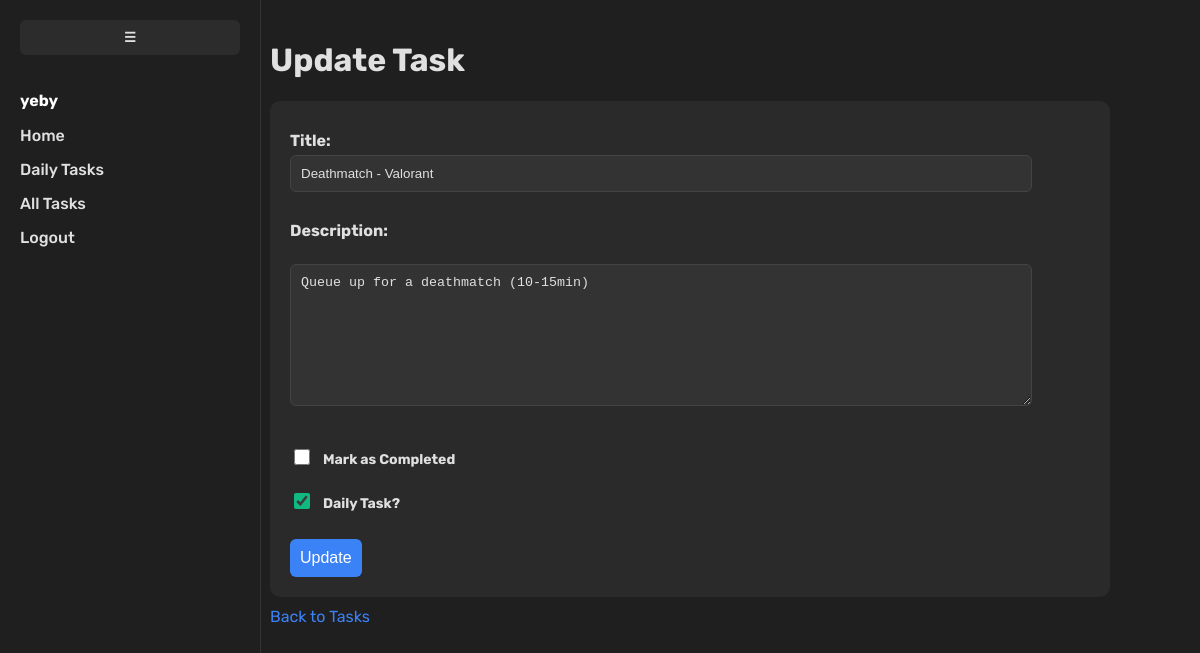
Screenshot of /tasks/4/update/ (signed in) with the database file from the repository.
### tasks/models.py (models this page shows, shortened)
class Task(models.Model):
    user = models.ForeignKey(User, on_delete=models.CASCADE)
    title = models.CharField(max_length=255)
    description = models.TextField(blank=True)
    created_at = models.DateTimeField(auto_now_add=True)
    completed = models.BooleanField(default=False)
    is_daily = models.BooleanField(default=False)
    completed_at = models.DateTimeField(null=True, blank=True)

### tasks/views.py (the view, shortened to what this page needs)
# urls.py: path('<int:task_id>/update/', views.task_update, name='task_update'),
@login_required
def task_update(request, task_id):
    task = get_object_or_404(Task, id=task_id, user=request.user)
    return render(request, 'tasks/task_update.html', {'task': task})

### templates/tasks/task_update.html (shortened to what this page needs)
{% load static %}
<!DOCTYPE html>
<html>
    <head>
        <link rel="stylesheet" type="text/css" href="{% static 'css/style.css' %}">
        <link rel="stylesheet" type="text/css" href="{% static 'css/forms.css' %}">
    </head>
    <body>
        {% include 'partials/navbar.html' %}
        <div class="content">
            <h1>Update Task</h1>
            <form method="POST" class="task-form">
                <label>Title:</label>
                <input type="text" name="title" value="{{ task.title }}" required><br><br>
                <label>Description:</label><br>
                <textarea name="description" rows="8">{{ task.description }}</textarea><br><br>
                <div class="checkbox-row">
                    <input type="checkbox" id="completed" name="completed" {% if task.completed %}checked{% endif %}>
                    <label for="completed">Mark as Completed</label>
                </div>
                <div class="checkbox-row">
                    <input type="checkbox" id="is_daily" name="is_daily" {% if task.is_daily %}checked{% endif %}>
                    <label for="is_daily">Daily Task?</label>
                </div>
                <button type="submit">Update</button>
            </form>
            <a href="{% url 'task_list' %}">Back to Tasks</a>
        </div>
    </body>
</html>

### templates/partials/navbar.html (shortened to what this page needs)
{% load static %}
<div class="sidebar" id="sidebar">
  <button class="toggle-btn" id="toggleBtn">☰</button>
  {% if user.is_authenticated %}
    <p style="color: #fff; font-weight: bold;">{{ user.username }}</p>
    <a href="{% url 'home' %}"><span class="link-text">Home</span></a>
    <a href="{% url 'daily_tasks' %}"><span class="link-text">Daily Tasks</span></a>
    <a href="{% url 'task_list' %}"><span class="link-text">All Tasks</span></a>
    <a href="{% url 'logout' %}"><span class="link-text">Logout</span></a>
  {% else %}
    <a href="{% url 'home' %}"><span class="link-text">Home</span></a>
    <a href="{% url 'login' %}"><span class="link-text">Login</span></a>
    <a href="{% url 'signup' %}"><span class="link-text">Sign Up</span></a>
  {% endif %}
</div>

### static/css/style.css (style rules this page uses)
html, body { background-color: #1f1f1f; margin: 0; padding: 0; font-family: 'Rubik', sans-serif; }
.content { margin-left: 250px; padding: 20px; background-color: #1f1f1f; min-height: 100vh; color: #e0e0e0; transition: margin-left 0.3s; }

### static/css/forms.css (style rules this page uses)
html, body { margin: 0; padding: 0; font-family: 'Rubik', sans-serif; }
.content { margin-left: 250px; padding: 20px; background-color: #1f1f1f; min-height: 100vh; color: #e0e0e0; transition: margin-left 0.3s; }
.task-form { width: 100%; max-width: 800px; padding: 20px; background-color: #2a2a2a; border-radius: 10px; color: #e0e0e0; }
.task-form label { display: block; margin: 10px 0 5px; font-weight: bold; }
.task-form input, .task-form textarea { width: 90%; padding: 10px; border: 1px solid #444; border-radius: 6px; background-color: #333; color: #e0e0e0; resize: vertical; }
.task-form button { margin-top: 10px; padding: 10px; background-color: #3B82F6; color: white; border: none; border-radius: 6px; cursor: pointer; font-size: 16px; }
.content a { display: inline-block; margin-top: 10px; color: #3B82F6; text-decoration: none; }
.checkbox-row { display: flex; align-items: center; gap: 10px; margin: 12px 0; color: #e0e0e0; font-size: 14px; }
.checkbox-row input[type="checkbox"] { width: 16px; height: 16px; accent-color: #10B981; }

### templates/partials/navbar.html (style rules this page uses)
.sidebar { width: 220px; height: 100vh; background-color: #1f1f1f; padding: 20px; position: fixed; top: 0; left: 0; transition: width 0.3s, padding 0.3s; overflow: hidden; font-family: 'Rubik', sans-serif; border-right: 1px solid #333333; }
.sidebar p, .sidebar a { transition: opacity 0.3s, visibility 0.3s; }
.sidebar a { display: block; color: #e0e0e0; text-decoration: none; margin: 15px 0; font-weight: 500; transition: color 0.3s ease; }
.toggle-btn { background-color: #2c2c2c; border: none; color: #e0e0e0; padding: 10px; cursor: pointer; width: 100%; text-align: center; margin-bottom: 20px; border-radius: 6px; font-weight: bold; transition: background-color 0.3s ease; }

### rows the page displays
Task: title "Deathmatch - Valorant", description "Queue up for a deathmatch (10-15min)", is_daily "☑"

### other values shown
{{ user.username }} "yeby"
